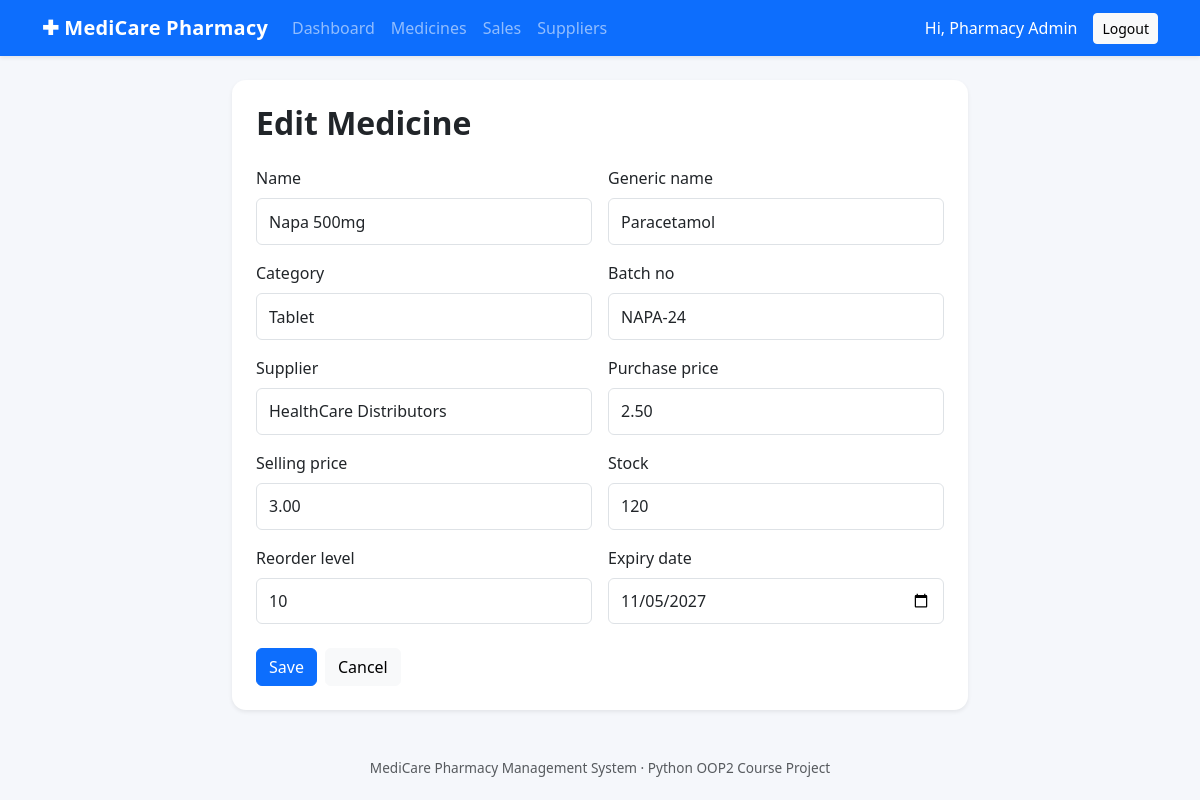
The app's page /medicines/1/edit/ (signed in) with its own data.
### config/core/models.py (models this page shows, shortened)
class Medicine(models.Model):
    CATEGORY_CHOICES=[('Tablet','Tablet'),('Capsule','Capsule'),('Syrup','Syrup'),('Injection','Injection'),('Cream','Cream'),('Other','Other')]
    name = models.CharField(max_length=150)
    generic_name = models.CharField(max_length=150, blank=True)
    category = models.CharField(max_length=30, choices=CATEGORY_CHOICES, default='Tablet')
    batch_no = models.CharField(max_length=50)
    supplier = models.ForeignKey(Supplier, on_delete=models.SET_NULL, null=True, blank=True)
    purchase_price = models.DecimalField(max_digits=10, decimal_places=2, validators=[MinValueValidator(0)])
    selling_price = models.DecimalField(max_digits=10, decimal_places=2, validators=[MinValueValidator(0)])
    stock = models.PositiveIntegerField(default=0)
    reorder_level = models.PositiveIntegerField(default=10)
    expiry_date = models.DateField()
    created_at = models.DateTimeField(auto_now_add=True)

### config/core/views.py (the view)
# urls.py: urlpatterns = [path('', views.dashboard, name='dashboard'), path('medicines/', views.medicines, name='medicines'), path('medicines/add/', views.medicine_add, name='medicine_add'), path('medicines/<int
@login_required
def medicine_edit(request,pk):
    obj=get_object_or_404(Medicine,pk=pk); form=MedicineForm(request.POST or None,instance=obj)
    if form.is_valid(): form.save(); messages.success(request,'Medicine updated.'); return redirect('medicines')
    return render(request,'core/medicine_form.html',{'form':form,'title':'Edit Medicine'})

### config/core/forms.py
class MedicineForm(StyledModelForm):
    class Meta:
        model = Medicine
        fields = '__all__'
        widgets = {'expiry_date': forms.DateInput(attrs={'type':'date','class':'form-control'})}

### config/core/models.py (called while the page is built)
    def __str__(self): return self.name

### templates/core/medicine_form.html
{% extends 'base.html' %}{% block content %}<div class="row justify-content-center"><div class="col-lg-8"><div class="card border-0 shadow-sm"><div class="card-body p-4"><h2 class="fw-bold mb-4">{{ title }}</h2><form method="post">{% csrf_token %}<div class="row g-3">{% for field in form %}<div class="col-md-6"><label class="form-label">{{ field.label }}</label>{{ field }}{% if field.errors %}<div class="text-danger small">{{ field.errors|striptags }}</div>{% endif %}</div>{% endfor %}</div><div class="mt-4"><button class="btn btn-primary">Save</button><a href="{% url 'medicines' %}" class="btn btn-light ms-2">Cancel</a></div></form></div></div></div></div>{% endblock %}

### templates/base.html (shortened to what this page needs)
{% load static %}<!doctype html><html lang="en"><head><link href="https://cdn.jsdelivr.net/npm/bootstrap@5.3.3/dist/css/bootstrap.min.css" rel="stylesheet"><link rel="stylesheet" href="{% static 'css/style.css' %}"></head><body><nav class="navbar navbar-expand-lg navbar-dark bg-primary shadow-sm"><div class="container"><a class="navbar-brand fw-bold" href="{% url 'dashboard' %}">✚ MediCare Pharmacy</a><div id="nav" class="collapse navbar-collapse"><ul class="navbar-nav me-auto"><li class="nav-item"><a class="nav-link" href="{% url 'dashboard' %}">Dashboard</a></li><li class="nav-item"><a class="nav-link" href="{% url 'medicines' %}">Medicines</a></li><li class="nav-item"><a class="nav-link" href="{% url 'sales' %}">Sales</a></li><li class="nav-item"><a class="nav-link" href="{% url 'suppliers' %}">Suppliers</a></li></ul><span class="text-white me-3">Hi, {{ request.user.first_name|default:request.user.username }}</span><form method="post" action="{% url 'logout' %}"><button class="btn btn-light btn-sm">Logout</button></form></div></div></nav><main class="container py-4">{% block content %}{% endblock %}</main><footer class="text-center text-muted py-4">MediCare Pharmacy Management System · Python OOP2 Course Project</footer></body></html>

### static/css/style.css (style rules this page uses)
body { background:#f5f7fb;color:#172033 }
.navbar-brand { letter-spacing:.2px }
.card { border-radius:14px }
.form-control,.form-select { padding:.65rem .75rem }
footer { font-size:.85rem }

### records on screen
Medicine: form "Napa 500mg" "Paracetamol" "Tablet" "NAPA-24" "HealthCare Distributors" "2.50" "3.00" "120" "10" "11/05/2027"

### other values on screen
{{ request.user.first_name|default:request.user.username }} "Pharmacy Admin"
{{ title }} "Edit Medicine"
{{ field.label }} "Name" "Generic name" "Category" "Batch no" "Supplier" "Purchase price" "Selling price" "Stock" "Reorder level" "Expiry date"
